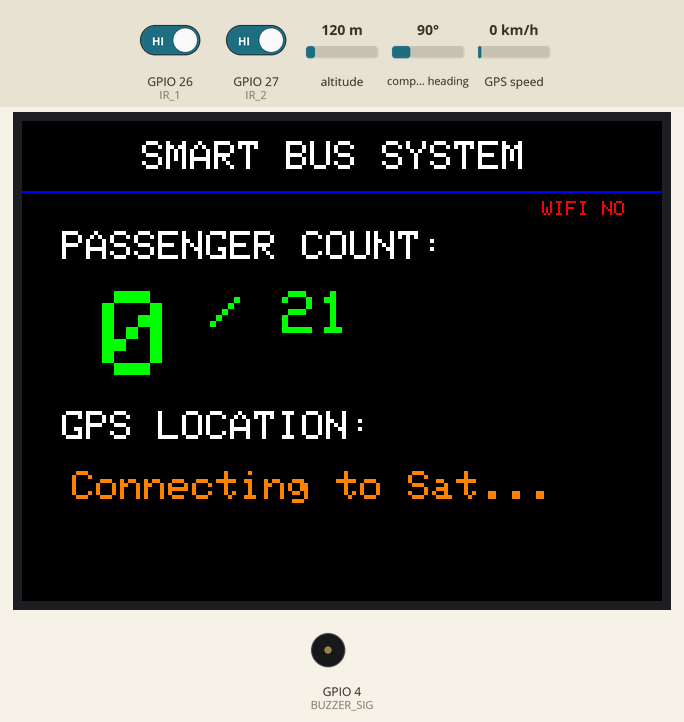
A sketch run on a simulated ESP32. Shown: 320×240 colour display, buzzer (waves = sounding). The inputs (shaded band) are chosen by the test bench; at power-on: GPIO 26 (IR_1) HIGH, GPIO 27 (IR_2) HIGH, altitude 120 m, compass heading 90°, GPS speed 0 km/h. WiFi joins after 1.5 s; servers stay silent unless stated; uploads are accepted with an empty reply; the GPS gets a fix after 3 s at 37.7749, -122.4194 with 8 satellites; what the sketch prints to the serial monitor is not drawn.

Above: at 1.4 s.
1.5 s: GPIO 26 (IR_1) driven LOW and GPIO 27 (IR_2) driven LOW
At 2.5 s:
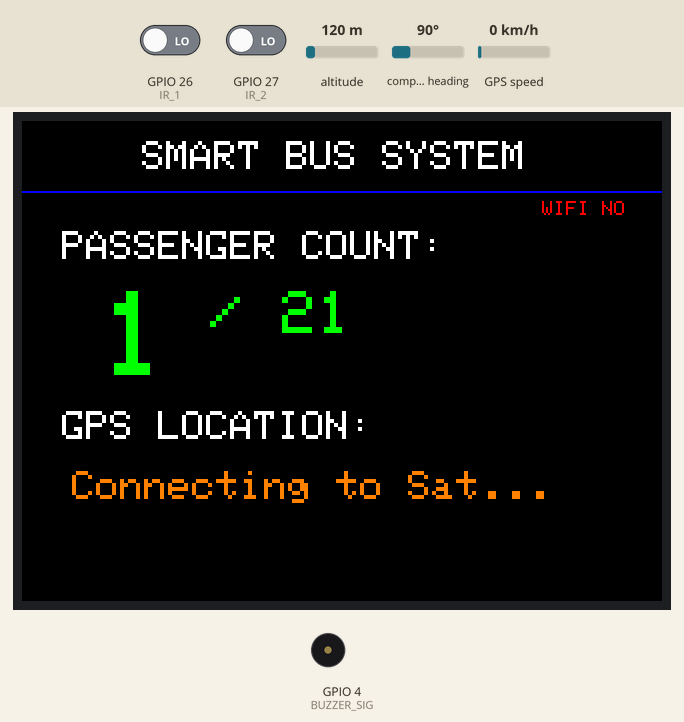
At 4.4 s:
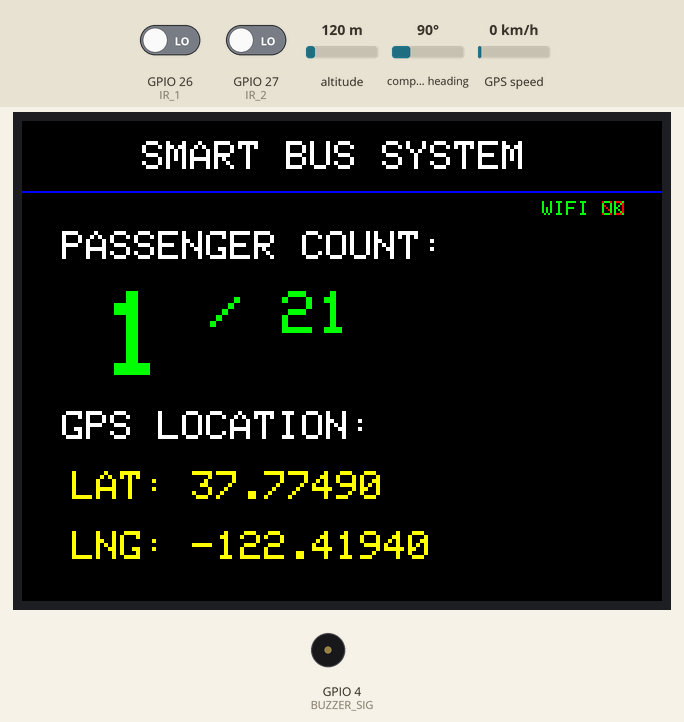
Timing chart, 0 to 5.9 s (numbered marks = the images above; inputs shaded):
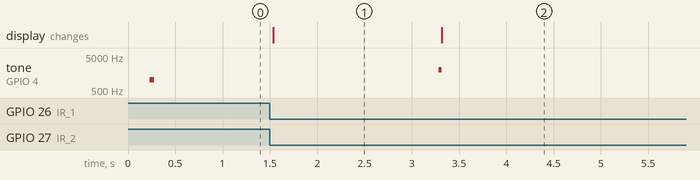

Measured:
- after the input at 1.5 s, the display: changes at once (image 1)
- what the display in image 1 shows lasts 1.8 s, from 1.5 s to 3.3 s

The sketch:

real.ino
```cpp
#include <Adafruit_GFX.h>
#include <Adafruit_ST7789.h>
#include <SPI.h>
#include <TinyGPS++.h>
#include <WiFi.h>
#include <HTTPClient.h>

// --- WIFI & SERVER CONFIG ---
const char* ssid = "ABC";
const char* password = "alan1234";
const char* serverURL = "http://192.168.137.1:3000/api/scan"; // WINDOWS HOTSPOT IP

// --- TFT PINS ---
#define TFT_CS     5
#define TFT_RST    15
#define TFT_DC     2

Adafruit_ST7789 tft = Adafruit_ST7789(TFT_CS, TFT_DC, TFT_RST);

// --- PIN DEFINITIONS ---
const int IR_1 = 26;
const int IR_2 = 27;
const int BUZZER_SIG = 4;
#define RXD2 16
#define TXD2 17

// --- VARIABLES ---
const int MAX_CAPACITY = 21;
int passengerCount = 0;

int state = 0;
unsigned long timeout = 0;
unsigned long clearTimer = 0;
unsigned long lastSync = 0;

unsigned long lastBuzzerToggle = 0;
bool buzzerOn = false;
bool gpsLocked = false;

TinyGPSPlus gps;
HardwareSerial neogps(1);

void setup() {
  Serial.begin(115200);
  neogps.begin(9600, SERIAL_8N1, RXD2, TXD2);

  pinMode(IR_1, INPUT);
  pinMode(IR_2, INPUT);
  pinMode(BUZZER_SIG, OUTPUT);

  // TFT Initialize
  tft.init(240, 320);
  tft.setRotation(3);
  tft.fillScreen(ST77XX_BLACK);

  tft.setTextColor(ST77XX_WHITE);
  tft.setTextSize(2);
  tft.setCursor(60, 10);
  tft.println("SMART BUS SYSTEM");
  tft.drawFastHLine(0, 35, 320, ST77XX_BLUE);

  tft.setCursor(20, 55);
  tft.println("PASSENGER COUNT:");
  tft.setCursor(20, 145);
  tft.println("GPS LOCATION:");

  tone(BUZZER_SIG, 1000, 200);

  // WiFi Init
  WiFi.begin(ssid, password);
  updateDisplay();
}

void sendData() {
  Serial.println("--- sendData() called ---");
  Serial.print("WiFi Status: ");
  Serial.println(WiFi.status() == WL_CONNECTED ? "CONNECTED" : "DISCONNECTED");

  if (WiFi.status() == WL_CONNECTED) {
    HTTPClient http;
    http.begin(serverURL);
    http.addHeader("Content-Type", "application/json");

    String json = "{";
    json += "\"qr\":\"BUS_UPDATE\",";
    json += "\"lat\":" + String(gps.location.lat(), 6) + ",";
    json += "\"lng\":" + String(gps.location.lng(), 6) + ",";
    json += "\"passenger_count\":" + String(passengerCount);
    json += "}";

    Serial.print("Sending to: ");
    Serial.println(serverURL);
    Serial.print("JSON: ");
    Serial.println(json);

    int httpCode = http.POST(json);

    Serial.print("HTTP Response Code: ");
    Serial.println(httpCode);

    if (httpCode > 0) {
      Serial.println("Response: " + http.getString());
    } else {
      Serial.println("ERROR: " + http.errorToString(httpCode));
    }

    http.end();
  } else {
    Serial.println("SKIPPED - WiFi not connected");
  }
}

void loop() {
  // 1. GPS Feed
  while (neogps.available() > 0) {
    gps.encode(neogps.read());
  }

  // 2. Periodic Sync (every 10 seconds)
  if (millis() - lastSync > 10000) {
    if (WiFi.status() != WL_CONNECTED) {
       WiFi.begin(ssid, password);
    }
    sendData(); // Sends current count and location
    lastSync = millis();
  }

  // 3. GPS Lock Notification
  if (!gpsLocked && gps.location.isValid()) {
    gpsLocked = true;
    tone(BUZZER_SIG, 2000, 1000);
    updateDisplay();
  }

  int s1 = digitalRead(IR_1);
  int s2 = digitalRead(IR_2);

  // --- PASSENGER LOGIC ---
  if (state == 0) {
    if (s1 == LOW) { state = 1; timeout = millis(); }
    else if (s2 == LOW) { state = 2; timeout = millis(); }
  }
  else if (state == 1) {
    if (s2 == LOW) {
      if (passengerCount < MAX_CAPACITY) passengerCount++;
      updateDisplay();
      sendData(); // Sync count change
      state = 3;
      clearTimer = millis();
    }
  }
  else if (state == 2) {
    if (s1 == LOW) {
      if (passengerCount > 0) passengerCount--;
      updateDisplay();
      sendData(); // Sync count change
      state = 3;
      clearTimer = millis();
    }
  }
  else if (state == 3) {
    if (s1 == HIGH && s2 == HIGH) {
      if (millis() - clearTimer > 500) {
        state = 0;
      }
    } else {
      clearTimer = millis();
    }
  }

  if ((state == 1 || state == 2) && (millis() - timeout > 1500)) {
    state = 0;
  }

  // --- BUZZER SAFETY ---
  if (passengerCount >= MAX_CAPACITY) {
    if (millis() - lastBuzzerToggle >= 400) {
      buzzerOn = !buzzerOn;
      if (buzzerOn) tone(BUZZER_SIG, 1500); else noTone(BUZZER_SIG);
      lastBuzzerToggle = millis();
    }
  } else {
    noTone(BUZZER_SIG);
    buzzerOn = false;
  }
}

void updateDisplay() {
  tft.fillRect(20, 85, 280, 50, ST77XX_BLACK);
  tft.fillRect(20, 175, 280, 55, ST77XX_BLACK);

  tft.setCursor(40, 85);
  tft.setTextSize(6);
  if (passengerCount >= MAX_CAPACITY) tft.setTextColor(ST77XX_RED);
  else tft.setTextColor(ST77XX_GREEN);
  tft.print(passengerCount);
  tft.setTextSize(3);
  tft.print(" / "); tft.print(MAX_CAPACITY);

  tft.setTextSize(2);
  tft.setCursor(25, 175);
  if (gpsLocked) {
    tft.setTextColor(ST77XX_YELLOW);
    tft.print("LAT: "); tft.println(gps.location.lat(), 5);
    tft.setCursor(25, 205);
    tft.print("LNG: "); tft.println(gps.location.lng(), 5);
  } else {
    tft.setTextColor(ST77XX_ORANGE);
    tft.println("Connecting to Sat...");
  }

  // WiFi Status indicator
  tft.setTextSize(1);
  tft.setCursor(260, 40);
  if (WiFi.status() == WL_CONNECTED) {
    tft.setTextColor(ST77XX_GREEN);
    tft.print("WIFI OK");
  } else {
    tft.setTextColor(ST77XX_RED);
    tft.print("WIFI NO");
  }
}
```
